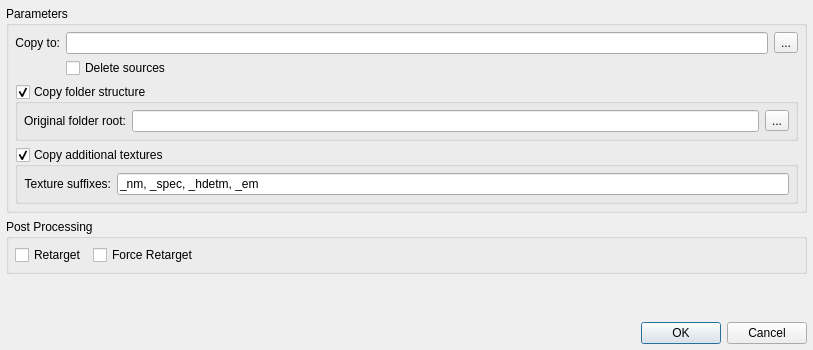
<?xml version="1.0" encoding="UTF-8"?>
<ui version="4.0">
 <class>Dialog</class>
 <widget class="QDialog" name="Dialog">
  <property name="geometry">
   <rect>
    <x>0</x>
    <y>0</y>
    <width>813</width>
    <height>350</height>
   </rect>
  </property>
  <property name="sizePolicy">
   <sizepolicy hsizetype="Preferred" vsizetype="Preferred">
    <horstretch>0</horstretch>
    <verstretch>0</verstretch>
   </sizepolicy>
  </property>
  <property name="maximumSize">
   <size>
    <width>16777215</width>
    <height>350</height>
   </size>
  </property>
  <property name="windowTitle">
   <string>Copy and Move</string>
  </property>
  <layout class="QVBoxLayout" name="verticalLayout_2">
   <item>
    <widget class="QGroupBox" name="groupBox_2">
     <property name="title">
      <string>Parameters</string>
     </property>
     <layout class="QVBoxLayout" name="verticalLayout">
      <item>
       <layout class="QGridLayout" name="gridLayout_3" columnstretch="0,0,0">
        <property name="horizontalSpacing">
         <number>6</number>
        </property>
        <property name="verticalSpacing">
         <number>4</number>
        </property>
        <item row="1" column="1">
         <widget class="QCheckBox" name="uiCHK_deleteSources">
          <property name="minimumSize">
           <size>
            <width>0</width>
            <height>20</height>
           </size>
          </property>
          <property name="text">
           <string>Delete sources</string>
          </property>
         </widget>
        </item>
        <item row="0" column="2">
         <widget class="QToolButton" name="uiBTN_browse_4">
          <property name="text">
           <string>...</string>
          </property>
          <property name="icon">
           <iconset resource="resources.qrc">
            <normaloff>:/icons/folder.png</normaloff>:/icons/folder.png</iconset>
          </property>
          <property name="iconSize">
           <size>
            <width>18</width>
            <height>18</height>
           </size>
          </property>
          <property name="shortcut">
           <string>Ctrl+S, Ctrl+R</string>
          </property>
         </widget>
        </item>
        <item row="0" column="1">
         <widget class="LineEditPath" name="uiLED_targetRoot"/>
        </item>
        <item row="0" column="0">
         <widget class="QLabel" name="label_10">
          <property name="text">
           <string>Copy to:</string>
          </property>
          <property name="alignment">
           <set>Qt::AlignRight|Qt::AlignTrailing|Qt::AlignVCenter</set>
          </property>
         </widget>
        </item>
       </layout>
      </item>
      <item>
       <widget class="QGroupBox" name="uiGRP_folderStructure">
        <property name="title">
         <string>Copy folder structure</string>
        </property>
        <property name="checkable">
         <bool>true</bool>
        </property>
        <layout class="QGridLayout" name="gridLayout">
         <item row="0" column="1">
          <widget class="LineEditPath" name="uiLED_sourceRoot"/>
         </item>
         <item row="0" column="2">
          <widget class="QToolButton" name="uiBTN_browse_5">
           <property name="text">
            <string>...</string>
           </property>
           <property name="icon">
            <iconset resource="resources.qrc">
             <normaloff>:/icons/folder.png</normaloff>:/icons/folder.png</iconset>
           </property>
           <property name="iconSize">
            <size>
             <width>18</width>
             <height>18</height>
            </size>
           </property>
           <property name="shortcut">
            <string>Ctrl+S, Ctrl+R</string>
           </property>
          </widget>
         </item>
         <item row="0" column="0">
          <widget class="QLabel" name="label_16">
           <property name="text">
            <string>Original folder root:</string>
           </property>
           <property name="alignment">
            <set>Qt::AlignRight|Qt::AlignTrailing|Qt::AlignVCenter</set>
           </property>
          </widget>
         </item>
        </layout>
       </widget>
      </item>
      <item>
       <widget class="QGroupBox" name="uiGRP_addTextures">
        <property name="title">
         <string>Copy additional textures</string>
        </property>
        <property name="checkable">
         <bool>true</bool>
        </property>
        <layout class="QGridLayout" name="gridLayout_2">
         <item row="0" column="0">
          <widget class="QLabel" name="label_22">
           <property name="text">
            <string>Texture suffixes:</string>
           </property>
           <property name="alignment">
            <set>Qt::AlignRight|Qt::AlignTrailing|Qt::AlignVCenter</set>
           </property>
          </widget>
         </item>
         <item row="0" column="1">
          <widget class="QLineEdit" name="uiLED_texSuffixes">
           <property name="text">
            <string>_nm, _spec, _hdetm, _em</string>
           </property>
          </widget>
         </item>
        </layout>
       </widget>
      </item>
     </layout>
    </widget>
   </item>
   <item>
    <widget class="QGroupBox" name="groupBox_3">
     <property name="title">
      <string>Post Processing</string>
     </property>
     <layout class="QHBoxLayout" name="horizontalLayout_4">
      <item>
       <widget class="QCheckBox" name="uiCHK_retarget">
        <property name="minimumSize">
         <size>
          <width>0</width>
          <height>20</height>
         </size>
        </property>
        <property name="text">
         <string>Retarget</string>
        </property>
       </widget>
      </item>
      <item>
       <widget class="QCheckBox" name="uiCHK_forceRetarget">
        <property name="minimumSize">
         <size>
          <width>0</width>
          <height>20</height>
         </size>
        </property>
        <property name="text">
         <string>Force Retarget</string>
        </property>
       </widget>
      </item>
      <item>
       <spacer name="horizontalSpacer_2">
        <property name="orientation">
         <enum>Qt::Horizontal</enum>
        </property>
        <property name="sizeHint" stdset="0">
         <size>
          <width>40</width>
          <height>20</height>
         </size>
        </property>
       </spacer>
      </item>
     </layout>
    </widget>
   </item>
   <item>
    <spacer name="verticalSpacer">
     <property name="orientation">
      <enum>Qt::Vertical</enum>
     </property>
     <property name="sizeHint" stdset="0">
      <size>
       <width>20</width>
       <height>30</height>
      </size>
     </property>
    </spacer>
   </item>
   <item>
    <layout class="QHBoxLayout" name="horizontalLayout_2">
     <item>
      <widget class="QLabel" name="uiLBL_status">
       <property name="styleSheet">
        <string notr="true">QLabel {color : red}</string>
       </property>
       <property name="text">
        <string/>
       </property>
      </widget>
     </item>
     <item>
      <spacer name="horizontalSpacer">
       <property name="orientation">
        <enum>Qt::Horizontal</enum>
       </property>
       <property name="sizeHint" stdset="0">
        <size>
         <width>40</width>
         <height>20</height>
        </size>
       </property>
      </spacer>
     </item>
     <item>
      <widget class="QPushButton" name="uiBTN_ok">
       <property name="text">
        <string>OK</string>
       </property>
      </widget>
     </item>
     <item>
      <widget class="QPushButton" name="uiBTN_cancel">
       <property name="text">
        <string>Cancel</string>
       </property>
      </widget>
     </item>
    </layout>
   </item>
  </layout>
  <zorder>groupBox_2</zorder>
  <zorder>groupBox_3</zorder>
  <zorder>verticalSpacer</zorder>
 </widget>
 <layoutdefault spacing="6" margin="6"/>
 <customwidgets>
  <customwidget>
   <class>LineEditPath</class>
   <extends>QLineEdit</extends>
   <header>LineEditPath.h</header>
  </customwidget>
 </customwidgets>
 <tabstops>
  <tabstop>uiBTN_cancel</tabstop>
  <tabstop>uiBTN_ok</tabstop>
 </tabstops>
 <resources>
  <include location="resources.qrc"/>
 </resources>
 <connections>
  <connection>
   <sender>uiBTN_cancel</sender>
   <signal>clicked()</signal>
   <receiver>Dialog</receiver>
   <slot>reject()</slot>
   <hints>
    <hint type="sourcelabel">
     <x>606</x>
     <y>127</y>
    </hint>
    <hint type="destinationlabel">
     <x>325</x>
     <y>72</y>
    </hint>
   </hints>
  </connection>
  <connection>
   <sender>Dialog</sender>
   <signal>finished(int)</signal>
   <receiver>Dialog</receiver>
   <slot>onDialogFinished(int)</slot>
   <hints>
    <hint type="sourcelabel">
     <x>325</x>
     <y>72</y>
    </hint>
    <hint type="destinationlabel">
     <x>325</x>
     <y>72</y>
    </hint>
   </hints>
  </connection>
  <connection>
   <sender>uiBTN_ok</sender>
   <signal>clicked()</signal>
   <receiver>Dialog</receiver>
   <slot>onOkClicked()</slot>
   <hints>
    <hint type="sourcelabel">
     <x>525</x>
     <y>127</y>
    </hint>
    <hint type="destinationlabel">
     <x>325</x>
     <y>72</y>
    </hint>
   </hints>
  </connection>
 </connections>
 <slots>
  <slot>onDialogAccepted()</slot>
  <slot>onRetargetRootEditingFinished()</slot>
  <slot>onBrowseClicked()</slot>
  <slot>onDialogFinished(int)</slot>
  <slot>onOkClicked()</slot>
 </slots>
</ui>
